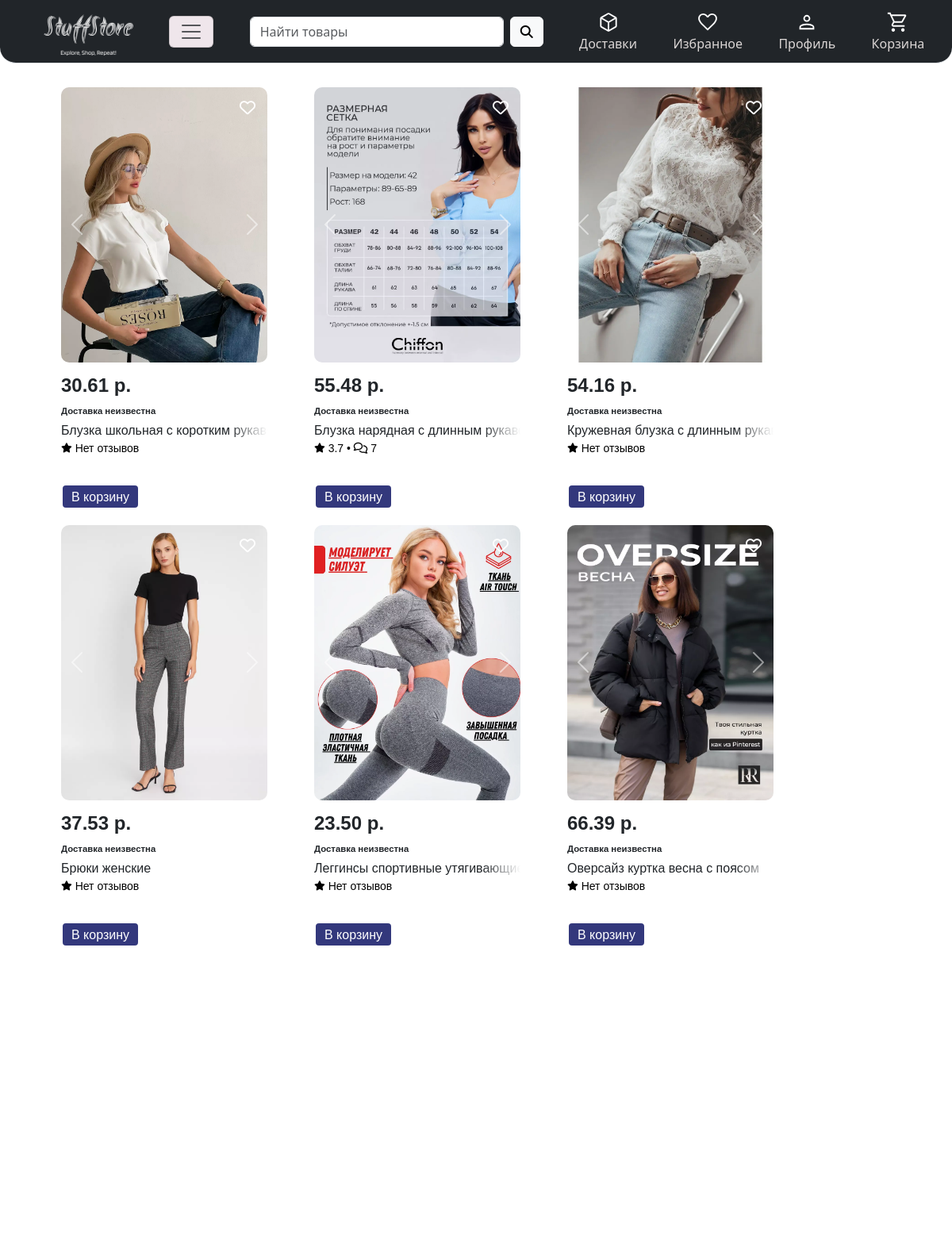
/ (signed in, upper part), run on an earlier commit of the app's database.
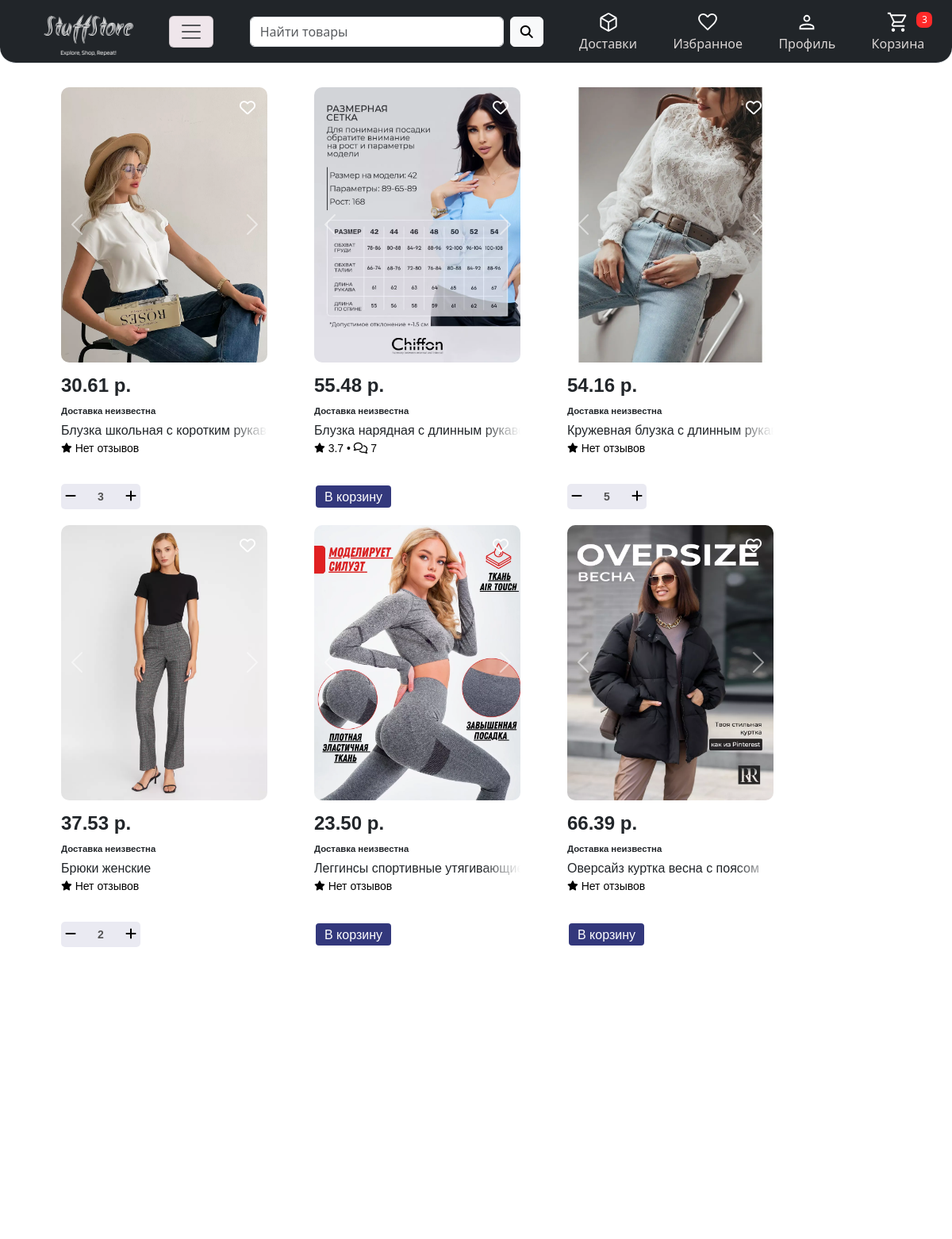
And on a later commit of the database.
### products/models.py (models this page shows, shortened)
class Product(models.Model):
    name = models.CharField(max_length=128)
    price = models.DecimalField(max_digits=10, decimal_places=2)
    description = models.TextField()
    quantity = models.PositiveIntegerField(default=0)
    slug = models.SlugField(max_length=255, unique=True, db_index=True)
    subcategory = models.ForeignKey(to=SubCategory, on_delete=models.PROTECT)
    stripe_product_price_id = models.CharField(max_length=128, blank=True, null=True)
    def get_absolute_url(self):
        return reverse('products:product_page',
                       kwargs={'subcategory_slug': self.subcategory.slug, 'product_id': self.pk})
    def get_avg_rating(self):
        avg_rating = self.reviews.aggregate(avg_rating=Avg('rating'))['avg_rating']
        return avg_rating

### basket/models.py (models this page shows, shortened)
class Basket(models.Model):
    user = models.ForeignKey(User, on_delete=models.CASCADE)
    product = models.ForeignKey(Product, on_delete=models.CASCADE, related_name='basket')
    quantity = models.IntegerField(default=0)
    selected_for_purchase = models.BooleanField(default=True)
    objects = BasketQueryset.as_manager()

### products/views.py (the view)
# urls.py: path('', MainView.as_view(), name='home'),
class MainView(BaseMixin, ListView):
    model = Product
    template_name = 'products/main.html'
    def get_context_data(self, *, object_list=None, **kwargs):
        context = super(MainView, self).get_context_data()
        context['title'] = 'StuffStore'
        if not isinstance(self.request.user, AnonymousUser):
            context['basket_products'] = Basket.objects.filter(user=self.request.user)
            context['all_basket_products'] = context['basket_products'].count()
            context['favorites_products'] = list(*list(zip(*Favorites.objects.filter(user=self.request.user).values_list('product'))))
        return context

### products/mixins.py (called while the page is built)
    def get_context_data(self, **kwargs):
        context = super(BaseMixin, self).get_context_data(**kwargs)
        context.update({'title': self.title,
                        'categories': Category.objects.all(),
                        'subcategories': SubCategory.objects.all(),
                        'navbar': navbar_list, 'footer': footer_list,
                        'logo': payment_list, 'bought_cards': cards, 'shopping': shopping_cards,
                        'payment_list': favourite_cards,
                        })
        if not isinstance(self.request.user, AnonymousUser):
            context['basket_counter'] = Basket.objects.filter(user=self.request.user).count()
        return context

### products/models.py (called while the page is built)
    def get_absolute_url(self):
        return reverse('products:catalog', kwargs={'subcategory_slug': self.slug})

### products/templatetags/custom_tags.py (called while the page is built)
@register.simple_tag
def find_product_in_basket(product, basket):
    try:
        return basket.get(product=product)
    except:
        return False

### products/templates/products/main.html
{% extends 'products/base.html' %}
{% load custom_tags %}
{% block content %}
    {% cards_of_products object_list user.id %}
{% endblock content %}

### products/templates/products/templatetags/card_of_product.html (shortened to what the changed rows need)
{% load custom_tags %}
<div class="row row-cols-auto" style="margin-top: 30px">
    {% for product in products %}
        <div class="col" style="cursor: pointer; margin-bottom: 20px;margin-left: 35px">
            <div class="card border-0" style="width: 260px; height: 500px">
                <a onclick="add_product_to_favorites({{ product.id }})">
                    <i id="favorite_heart_{{ product.id }}"
                       class="{% if product.pk in favorites_products %}fa-solid{% else %}fa-regular{% endif %} fa-heart fa-lg add_to_favourite"
                       style="color: rgb(255, 255, 255); position: absolute; top: 10px; z-index: 1000; right: 10px; margin: 15px 5px 0px 0px;"></i></a>
                <div id="carousel-{{ product.id }}" class="carousel slide carousel-fade">
                    <div class="carousel-inner">
                        {% for image in product.images.all %}
                            {% if image %}
                                <div class="carousel-item {% if forloop.first %}active{% endif %}">
                                    <div class="image-wrapper">
                                        <a href="{{ product.get_absolute_url }}">
                                            <img src="{{ image.image.url }}" class="d-block w-100 card-img-top"
                                                 style="border-radius: 10px; width: 330px;" alt="Image">
                                        </a>
                                    </div>
                                </div>
                            {% endif %}
                        {% endfor %}
                    </div>
                    <button class="carousel-control-prev" type="button" data-bs-target="#carousel-{{ product.id }}"
                            data-bs-slide="prev">
                        <span class="carousel-control-prev-icon" aria-hidden="true"></span>
                    </button>
                    <button class="carousel-control-next" type="button" data-bs-target="#carousel-{{ product.id }}"
                            data-bs-slide="next">
                        <span class="carousel-control-next-icon" aria-hidden="true"></span>
                    </button>
                </div>
                <div class="card-body"
                     style="overflow: hidden; padding-top: 5px; padding-bottom: 0px; padding-left: 0; margin-top: 0;">
                    <h5 class="card-title" style="font-size: 24px; margin-top: 10px">
                        <b>{{ product.price }} р.</b>
                    </h5>
                    <p style="margin: 0; font-size: small;"><small><b>Доставка неизвестна</b></small></p>
                    <p class="card-text" style="margin-bottom: 0; white-space: nowrap; margin-top: 3px;">
                        <span class="blur" style="width: 260px">{{ product.name }}</span>
                    </p>
                    <div style="display: flex;">
                        <div style="font-size: 14px;"><a href="#reviews" style="color: black;">
                            {% if product.reviews.all|length > 0 %}
                                {{ product.get_avg_rating|floatformat }} &#8226;
                                <i class="fa-regular fa-comments"></i> {{ product.reviews.all|length }}</a>
                            {% else %}
                                Нет отзывов
                            {% endif %}
                        </div>
                    </div>
                </div>
            </div>
            <div id="in_basket_{{ product.pk }}">
                {% find_product_in_basket product basket_products as product_in_basket %}
                {% if not product_in_basket %}
                    <div id="product_not_in_basket_{{ product.pk }}">
                        <a id="inBasket" class="btn btn-primary-link"
                           style="background-color: rgb(51, 56, 124); height: 32px; padding: 1px 11px 0; align-content: center;"
                           value="" onclick="add_product_to_basket({{ product.pk }})">В корзину</a>
                    </div>
                {% else %}
                    <div id="product_in_basket_{{ product.pk }}"
                         style="background-color: rgba(51, 56, 124, 0.1); width: max-content; border-radius: 5px;">
                        <button style="border: none; background: none; padding: 0px 0px 0px 5px;"><a style="all: unset;"
                                                                                                     onclick="minus_product_to_basket({{ product.pk }})"><i
                                class="fa-solid fa-minus"></i></a></button>
                        <input id="product_{{ product.pk }}_quantity" type="text"
                               style="width: 53px; height: 32px; font-size: 14px; font-weight: 700; border: none; background: none; padding: 0; text-align: center;"
                               value="{{ product_in_basket.quantity }}" disabled>
                        <button style="border: none; background: none; padding: 0px 5px 0px 0px;"><a style="all: unset;"
                                                                                                     onclick="add_product_to_basket({{ product.pk }})"><i
                                class="fa-solid fa-plus"></i></a></button>
                    </div>
                {% endif %}
            </div>
        </div>
    {% endfor %}
</div>

What changed in the data, as far as the page shows it:
changed Product "Блузка школьная с коротким…": no longer shows "В корзину"
added Basket: quantity "3"
changed Product "Кружевная блузка с длинным…": no longer shows "В корзину"
added Basket: quantity "5"
changed Product "Брюки женские": no longer shows "В корзину"
added Basket: quantity "2"
